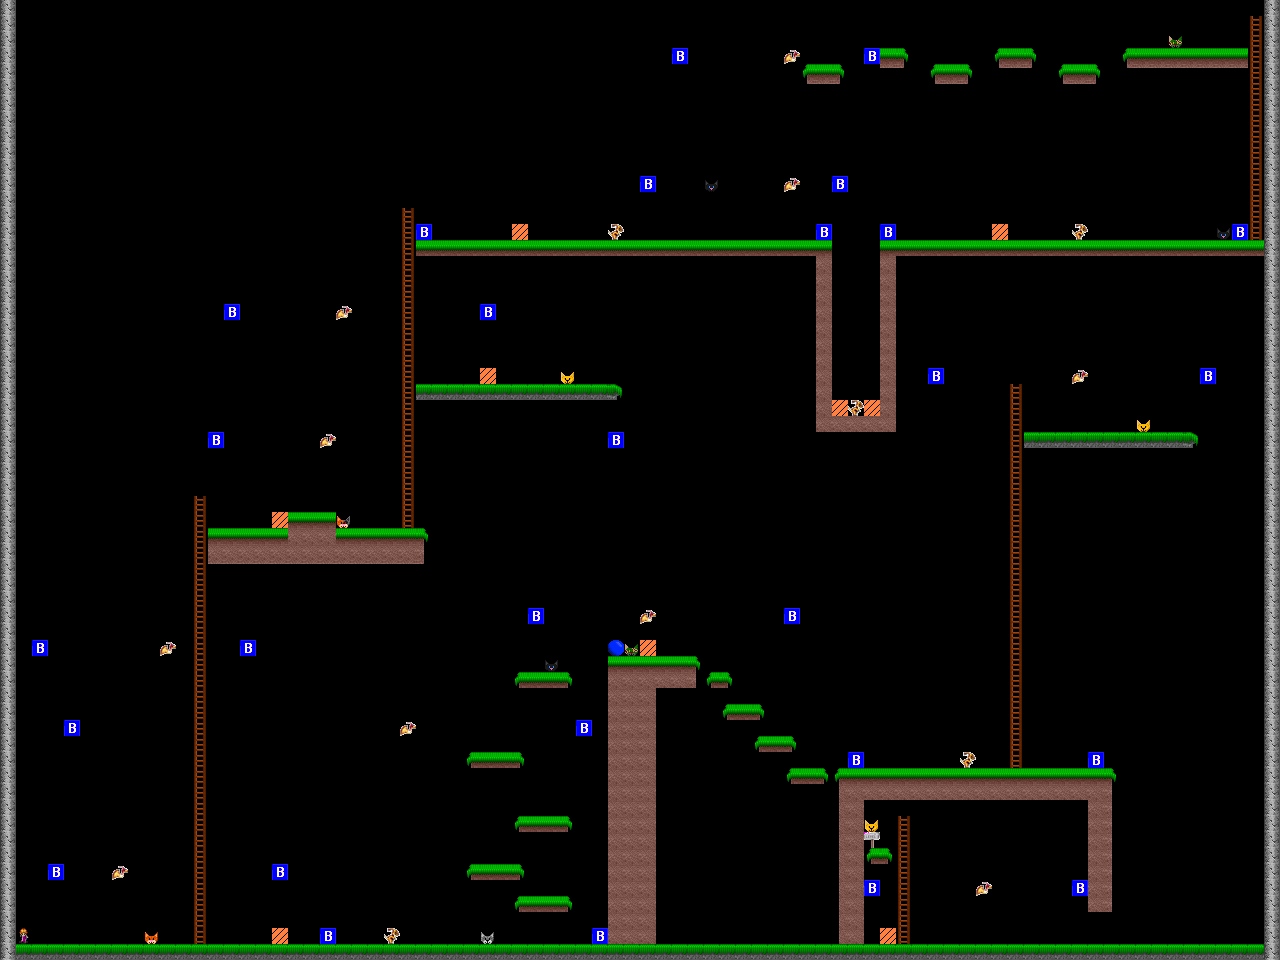

Tiled map render using the project's own tile images. Description and the map definition, with tile-layer contents summarised, below:
An orthogonal 80x60 tile map with 16x16 px tiles, 4 tile layers (platforms, enemies, rewards, stalks).

<map version="1.0" orientation="orthogonal" renderorder="right-down" width="80" height="60" tilewidth="16" tileheight="16">
 <tileset firstgid="1" name="Kitten Kanoodler" tilewidth="16" tileheight="16">
  <image source="tiles_mga.png" width="128" height="128" />
 </tileset>
 <layer name="platforms" width="80" height="60">
  <data>[4800 cells, 549 non-empty, 14 distinct tile ids]</data>
 </layer>
 <layer name="enemies" width="80" height="60">
  <data>[4800 cells, 53 non-empty, 5 distinct tile ids]</data>
 </layer>
 <layer name="rewards" width="80" height="60">
  <data>[4800 cells, 12 non-empty, 7 distinct tile ids]</data>
 </layer>
 <layer name="stalks" width="80" height="60">
  <data>[4800 cells, 94 non-empty, 1 distinct tile ids]</data>
 </layer>
</map>
